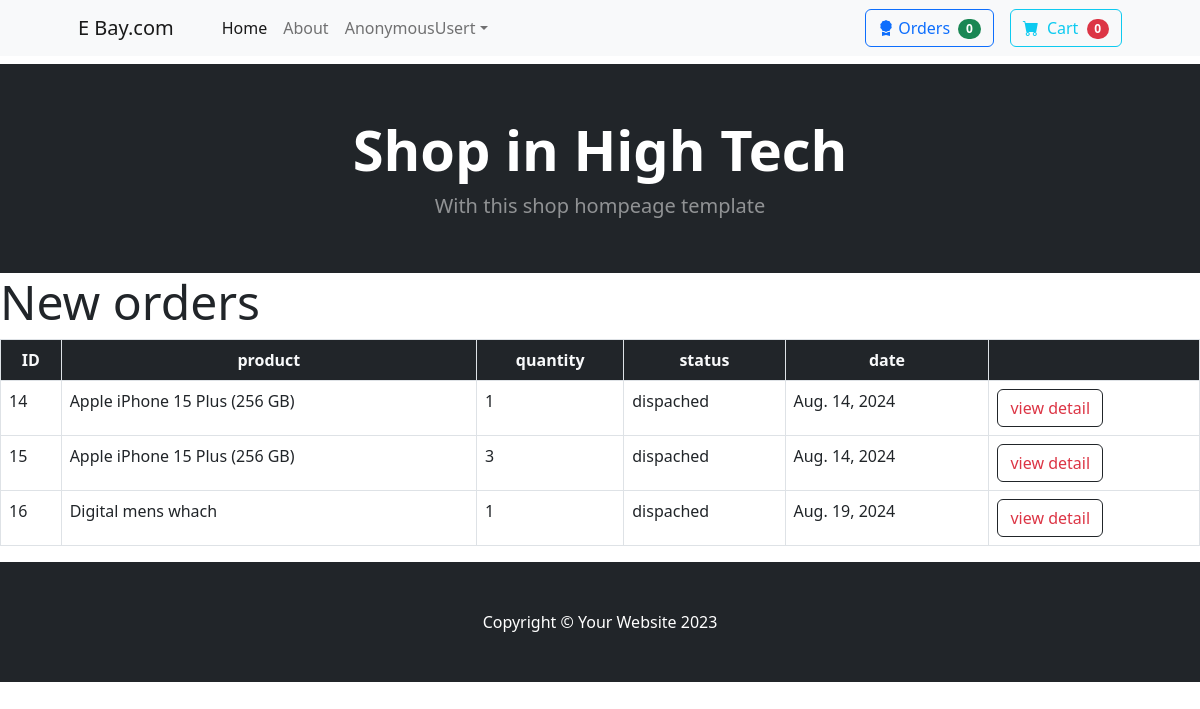
/orderlist, run on an earlier commit of the app's database.
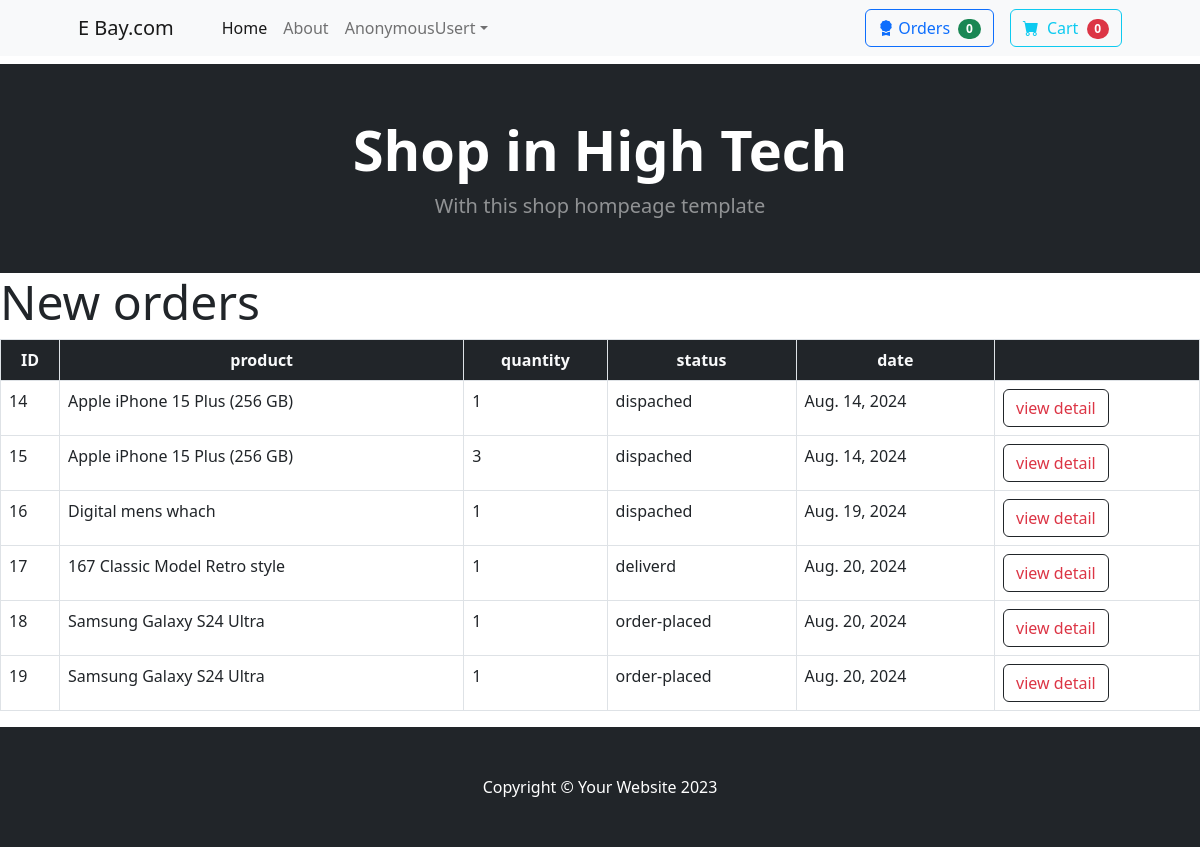
And on a later commit of the database.
### owner/models.py (models this page shows, shortened)
class orders(models.Model):
  product_name=models.ForeignKey(cart,on_delete=models.CASCADE)
  address=models.TextField(max_length=200)
  phone=models.IntegerField()
  user=models.ForeignKey(User,on_delete=models.CASCADE)
  options=(
    ("dispatched","dispatched"),
    ("canceiled","canceiled"),
    ("order-placed","order-placed"),
    ("delivered","delivered"),
  )
  status=models.CharField(max_length=100,default="order-placed",choices=options)
  date=models.DateField(auto_now_add=True)
  expected_delivery_date=models.DateField(null=True)

class cart(models.Model):
  product_name=models.ForeignKey(product,on_delete=models.CASCADE)
  user=models.ForeignKey(User,on_delete=models.CASCADE)
  quantity=models.PositiveIntegerField(default=1)
  options=(
    ("in-cart","in-cart"),
    ("canceiled","canceiled"),
    ("order-placed","order-placed"),
  )
  status=models.CharField(max_length=100,default="in-cart",choices=options)
  date=models.DateField(auto_now_add=True)

class product(models.Model):
  product_name=models.CharField(max_length=100)
  price=models.PositiveIntegerField()
  image=models.ImageField(upload_to="media/product")
  description=models.TextField(max_length=200)
  category=models.ForeignKey(category,on_delete=models.CASCADE)
  rating=models.CharField( max_length=10,null=True)
  def __str__(self):
    return self.product_name

### owner/views.py (the view)
# urls.py: path('orderlist',views.OrderListView.as_view(),name='orderlist_view'),
class OrderListView(ListView):
  template_name="order_list.html"
  model=orders
  context_object_name="orders"

### users/context_processors.py (called while the page is built)
def cart_count(request):
  if request.user.is_authenticated:
    count=cart.objects.filter(user=request.user).exclude(status="order-placed").count()
    return {"count":count}
  else:
    return {"count":0}

def order_count(request):
  if request.user.is_authenticated:
    ordercount=orders.objects.filter(user=request.user).count()
    return {"order_count":ordercount}
  else:
    return {"order_count":0}

### owner/templates/order_list.html
{% extends 'index.html' %}
{% block contant %}
<section>
  <h1 class="display-5">New orders</h1>
  <table class="table table-bordered">
    <thead class="bg-dark text-light fw-bold text-center">
      <tr>
        <th>ID</th>
        <th>product</th>
        <th>quantity</th>
        <th>status</th>
        <th>date</th>
        <th></th>
      </tr>
    </thead>
    <tbody>
      {% for i in orders %}
      <tr>
        <td>{{i.id}}</td>
        <td>{{i.product_name.product_name}}</td>
        <td>{{i.product_name.quantity}}</td>
        <td>{{i.status}}</td>
        <td>{{i.date}}</td>
        <td><a href="{% url 'orderdetail_view' i.id %}" class="btn btn-outline-dark text-danger">view detail</a></td>
      </tr>
      {% endfor %}
    </tbody>
  </table>
</section>
{% endblock %}

What changed in the data, as far as the page shows it:
added orders: id "17", product_name.product_name "167 Classic Model Retro style", product_name.quantity "1", status "deliverd", date "Aug. 20, 2024"
added orders: id "18", product_name.product_name "Samsung Galaxy S24 Ultra", product_name.quantity "1", status "order-placed", date "Aug. 20, 2024"
added orders: id "19", product_name.product_name "Samsung Galaxy S24 Ultra", product_name.quantity "1", status "order-placed", date "Aug. 20, 2024"
